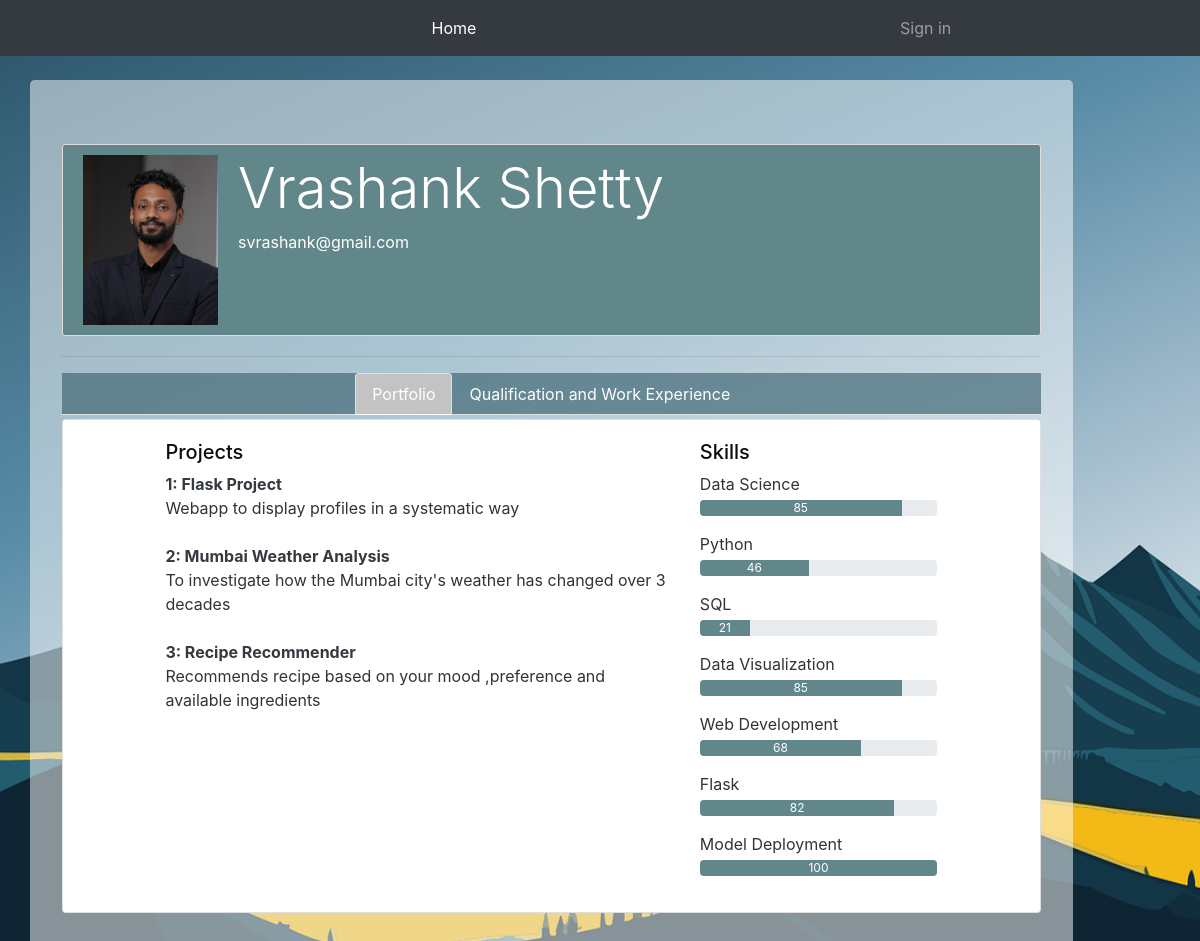
/user/Vrashank Shetty, run on the app's committed database.
### Portfolio/models.py (models this page shows, shortened)
class User(db.Model,UserMixin):
    id = db.Column(db.Integer,primary_key = True)
    username = db.Column(db.String(20),unique=True,nullable=False)
    email = db.Column(db.String(120),unique=True,nullable=False)
    image_file = db.Column(db.String(20),nullable=False,default='default.png')
    password = db.Column(db.String(60),nullable=False)
    DOB = db.Column(db.Date)
    resume = db.Column(db.String(20))
    profile_overview = db.Column(db.Text)
    experience = db.Column(db.Text)
    project = db.relationship('Project',backref='author',lazy=True)
    skill = db.relationship("Skills",backref='author',lazy=True)
    qualification = db.relationship("Qualifications",backref='author',lazy=True)

class Project(db.Model):
    id = db.Column(db.Integer,primary_key = True)
    project_title = db.Column(db.String(100),nullable = False)
    project_overview = db.Column(db.Text,nullable = False)
    project_url = db.Column(db.String(300),nullable = False)
    user_id = db.Column(db.Integer,db.ForeignKey('user.id'),nullable=False)

class Skills(db.Model):
    id = db.Column(db.Integer,primary_key = True)
    skill_name = db.Column(db.String(50))
    skill_value = db.Column(db.Integer)
    user_id = db.Column(db.Integer,db.ForeignKey('user.id'),nullable = False)

### Portfolio/routes.py (the view)
@app.route("/user/<username>")
def user_profile(username):
    user = User.query.filter_by(username=username).first_or_404()
    projects = Project.query.filter_by(user_id = user.id)
    skills = Skills.query.filter_by(user_id = user.id)
    qualifications = Qualifications.query.filter_by(user_id = user.id)
    return render_template("user_profile.html",user=user,projects=projects,skills=skills,qualifications=qualifications)

### Portfolio/templates/user_profile.html (shortened to what this page needs)
{% extends 'layouts_profile.html' %}
{% block content %}
<div class="jumbotron">
    <div class="content-section" style ="background-color: rgb(98, 135, 138);">
      <div class="media">
          <img src="{{ url_for('static',filename='profile_pics/' + user.image_file) }}" class="profile-img">
          <div class="media-body">
              <h2 class="display-4 text-white">{{ user.username }}</h2>
              <p class="text-white">{{ user.email }}</p>
          </div>
      </div>
  </div>
<hr></hr>
<div class="profile-header">
    <ul class="nav nav-tabs justify-content-center" id="myTabs">
        <li class="nav-item ">
            <a class="nav-link active text-white" id="portfolio-tab" data-toggle="tab" href="#portfolio">Portfolio</a>
        </li>
        <li class="nav-item ">
            <a class="nav-link text-white" id="qualification-tab" data-toggle="tab" href="#qualification">Qualification and Work Experience</a>
        </li>
    </ul>
</div>
<div class="profile-block">
    <div class="tab-content">
        <div class="tab-pane fade show active" id="portfolio">
            <div class="card mb-1 mt-1">
                <div class="card-body">
                    <div class="container">
                        <div class="row">
                            <div class="col-md-8">
                                <h5 class="mb-2"> Projects</h5>
                                {% for project in user.project %}
                                    <div class="mb-4">
                                        <b class="text-dark">{{ loop.index }}: {{ project.project_title }}</b>
                                        <p class="">{{ project.project_overview }}</p>
                                    </div>
                                {% endfor %}
                            </div>
                            <div class="col-md-4">
                                <h5 class="mb-2">Skills</h5>
                                {% for skill in user.skill %}
                                    <div class="mb-3">
                                        <p class="mb-1">{{ skill.skill_name }}</p>
                                        <div class="progress">
                                            <div class="progress-bar" role="progressbar" style="width: {{ skill.skill_value }}%; background-color: rgb(98, 135, 138);" aria-valuenow="{{ skill.skill_value }}" aria-valuemin="0" aria-valuemax="100">{{ skill.skill_value }}</div>
                                        </div>
                                    </div>
                                {% endfor %}
                            </div>
                        </div>
                    </div>
                </div>
            </div>
            </div>
        </div>
        </div>
    </div>
</div>
{% endblock content %}

### Portfolio/static/main.css (style rules this page uses)
body { background: #6e869399; background-image : url('background.png'); background-size: cover; background-repeat: no-repeat; color: #333333; }
h1, h2, h3, h4, h5, h6 { color: #100a0a; }
ul { margin: 0; }
.content-section { background: #ffffff; padding: 10px 20px; border: 1px solid #dddddd; border-radius: 3px; margin-bottom: 20px; }
.profile-img { height: 170px; width: 135px; margin-right: 20px; }
.profile-header { background-color:hsl(194, 27%, 37%,0.7); }
.nav-tabs .nav-item.show .nav-link, .nav-tabs .nav-link.active { background-color: rgb(195, 195, 195) ; color: rgb(146, 42, 42) }
.jumbotron { background-color: rgba(255, 255, 255, 0.5); }
.card-body { max-width: 100%; margin: 0 auto; }
.container { max-width: 1200px; margin: 0 auto; }

### data on the page
User: image_file (picture), username "Vrashank Shetty", email "svrashank@gmail.com"
Project: project_title "Flask Project", project_overview "Webapp to display profiles in a systematic way"
Project: project_title "Mumbai Weather Analysis", project_overview "To investigate how the Mumbai city's weather has changed over 3 decades"
Project: project_title "Recipe Recommender", project_overview "Recommends recipe based on your mood ,preference and available ingredients"
Skills: skill_name "Data Science", skill_value "85"
Skills: skill_name "Python", skill_value "46"
Skills: skill_name "SQL", skill_value "21"
Skills: skill_name "Data Visualization", skill_value "85"
Skills: skill_name "Web Development", skill_value "68"
Skills: skill_name "Flask", skill_value "82"
Skills: skill_name "Model Deployment", skill_value "100"
